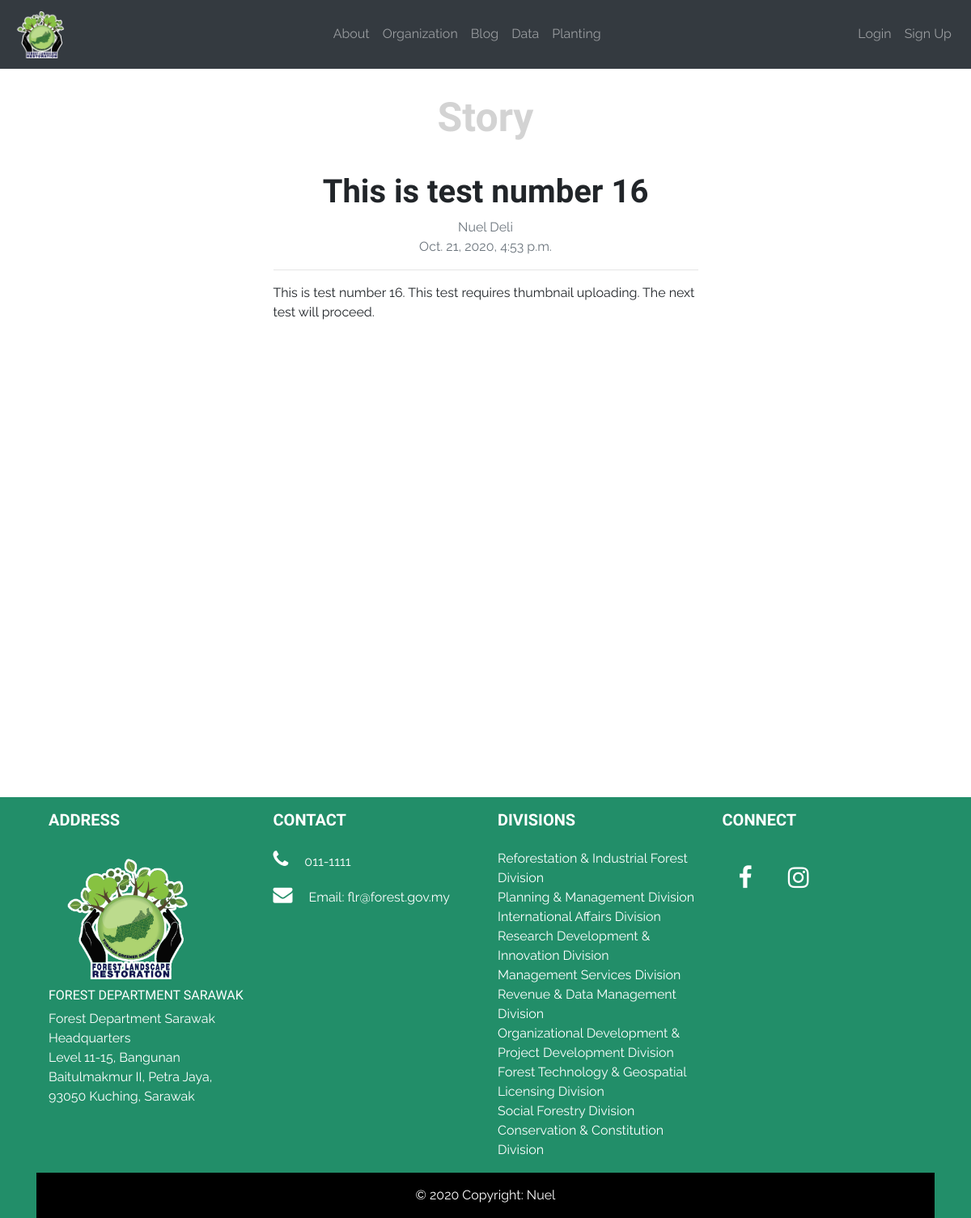
The app's page /blog/blog_post/23 with its own data.
### blog/models.py (models this page shows, shortened)
class Post(models.Model):
	author = models.ForeignKey(User, on_delete=models.CASCADE)
	title = models.CharField('Blog Title', max_length=200)
	slug = models.SlugField(max_length=200, null=True, blank=True)
	date_created = models.DateTimeField(auto_now_add=True)
	content = RichTextUploadingField(blank=True)
	date_updated = models.DateTimeField(auto_now=True)
	thumbnail_img = models.ImageField('Thumbnail',null=True, blank=True, upload_to='thumbnail/')

### blog/views.py (the view)
# urls.py: path('blog_post/<int:pk>', BlogPostView.as_view(), name='blog_post'),
class BlogPostView(DetailView):
	model = Post
	template_name = 'blog/blog_post.html'

### blog/templates/blog/blog_post.html (shortened to what this page needs)
{% extends "base.html" %}
{% block content %}
	<div class="container mh-auto" style="min-height: 100%;">
		<h1 class="heading" style="color: #d3d3d3">Story</h1>
		<div class="content-container">
			<div class="container-fluid">
				<h1 class="font-weight-bold text-center">{{ post.title }}</h1>
				<p class="text-muted text-center">{{ post.author.first_name }} {{ post.author.last_name }}<br>{{ post.date_created }}</p>
				<hr>
				<p class="text-content">{{ post.content | safe }}</p>
			</div>
		</div>
	</div>
{% endblock %}

### flr/static/css/main.css (style rules this page uses)
body, html { font-family: 'Raleway', sans-serif; margin: 0; height: 100%; }
h1, h2, h3, h4, h5, h6 { font-family: cardo; }
@media (min-width: 468px) { .content-container { margin: auto; width: 50%; display: flex; flex-direction: column; } }
.text-content { font-size: 16px; text-align: justify; text-justify: inter-word; }
.heading { font-family: cardo; padding: 30px; font-size: 50px; font-weight: bold; text-align: center; align-self: center; }

### records on screen
Post: title "This is test number 16", author.first_name "Nuel", author.last_name "Deli", date_created "Oct. 21, 2020, 4:53 p.m.", content "This is test number 16. This test requires thumbnail uploading. The next test will proceed."
